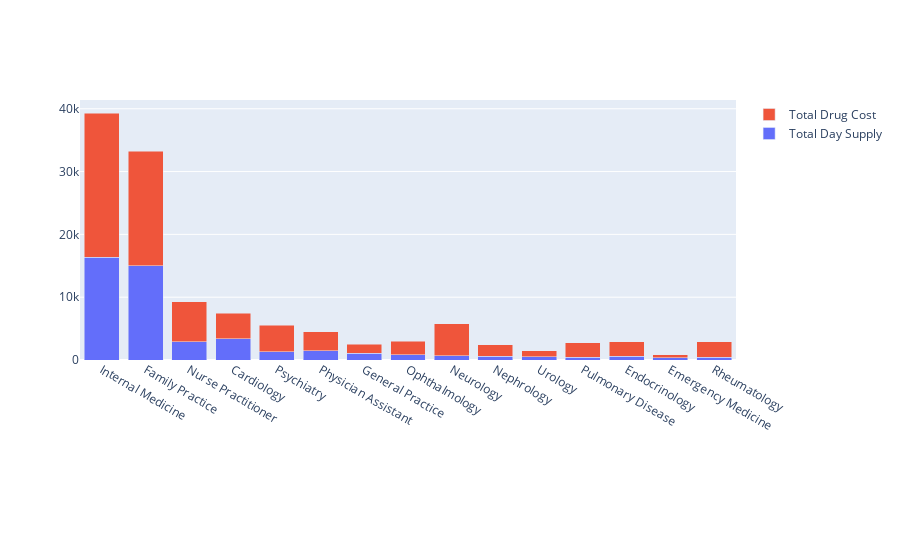

The cell this chart's notebook holds for it:
### Code cell
trace1 = go.Bar(
    x=tempdf.specialty_description[:15],
    y=tempdf.total_day_supply_millions[:15],
    name='Total Day Supply'
)
trace2 = go.Bar(
    x=tempdf.specialty_description[:15],
    y=tempdf.total_drug_cost_millions[:15],
    name='Total Drug Cost'
)

data = [trace1, trace2]
layout = go.Layout(
    barmode='stack'
    , margin=dict(b=200)
)

fig = go.Figure(data=data, layout=layout)
iplot(fig, filename='grouped-bar')

### Figure 1 — Plotly figure (JSON) as saved in the notebook; plotly's stock layout.template omitted (floating-point values rounded to 4 significant figures)
{"data": [{"name": "Total Day Supply", "x": ["Internal Medicine", "Family Practice", "Nurse Practitioner", "Cardiology", "Psychiatry", "Physician Assistant", "General Practice", "Ophthalmology", "Neurology", "Nephrology", "Urology", "Pulmonary Disease", "Endocrinology", "Emergency Medicine", "Rheumatology"], "y": [16340, 14967, 2873, 3401, 1307, 1493, 1046, 816, 696, 575, 498, 409, 625, 326, 440], "type": "bar"}, {"name": "Total Drug Cost", "x": ["Internal Medicine", "Family Practice", "Nurse Practitioner", "Cardiology", "Psychiatry", "Physician Assistant", "General Practice", "Ophthalmology", "Neurology", "Nephrology", "Urology", "Pulmonary Disease", "Endocrinology", "Emergency Medicine", "Rheumatology"], "y": [22983, 18254, 6402, 4039, 4191, 3020, 1425, 2135, 5087, 1825, 977, 2369, 2287, 490, 2457], "type": "bar"}], "layout": {"barmode": "stack", "margin": {"b": 200}, "xaxis": {"type": "category", "range": [-0.5, 14.5], "autorange": true}, "yaxis": {"type": "linear", "range": [0, 41390.0], "autorange": true}, "autosize": true}}
